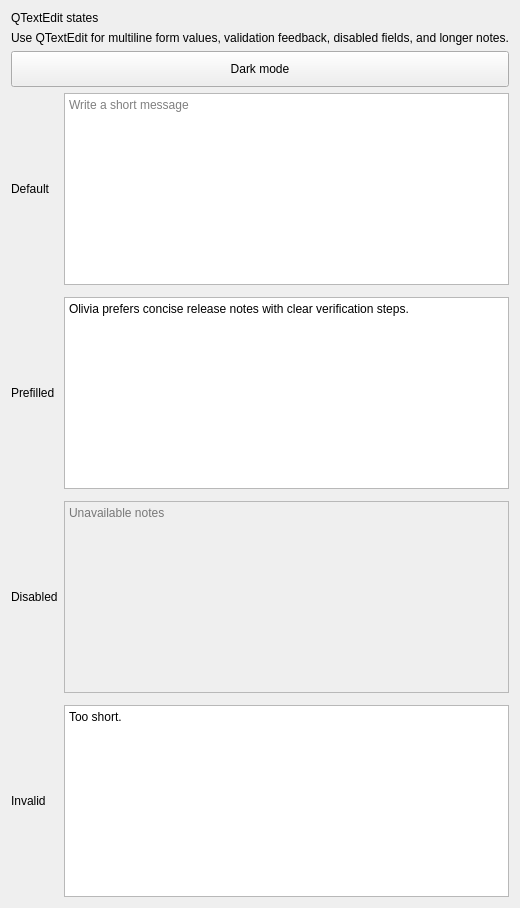
<?xml version="1.0" encoding="UTF-8"?>
<ui version="4.0">
 <class>QTextEditDemo</class>
 <widget class="QWidget" name="QTextEditDemo">
  <property name="windowTitle">
   <string>QTextEdit States</string>
  </property>
  <layout class="QVBoxLayout" name="rootLayout">
   <item>
    <widget class="QLabel" name="titleLabel">
     <property name="text">
      <string>QTextEdit states</string>
     </property>
     <property name="class">
      <string>h3</string>
     </property>
    </widget>
   </item>
   <item>
    <widget class="QLabel" name="descriptionLabel">
     <property name="text">
      <string>Use QTextEdit for multiline form values, validation feedback, disabled fields, and longer notes.</string>
     </property>
     <property name="class">
      <string>muted</string>
     </property>
    </widget>
   </item>
   <item>
    <widget class="QPushButton" name="darkModeButton">
     <property name="text">
      <string>Dark mode</string>
     </property>
     <property name="minimumSize">
      <size>
       <width>128</width>
       <height>36</height>
      </size>
     </property>
     <property name="checkable">
      <bool>true</bool>
     </property>
     <property name="variant">
      <string>outline</string>
     </property>
    </widget>
   </item>
   <item>
    <layout class="QGridLayout" name="stateGrid">
     <property name="verticalSpacing">
      <number>12</number>
     </property>
     <item row="0" column="0">
      <widget class="QLabel" name="defaultLabel">
       <property name="text">
        <string>Default</string>
       </property>
      </widget>
     </item>
     <item row="0" column="1">
      <widget class="QTextEdit" name="defaultInput">
       <property name="placeholderText">
        <string>Write a short message</string>
       </property>
      </widget>
     </item>
     <item row="1" column="0">
      <widget class="QLabel" name="prefilledLabel">
       <property name="text">
        <string>Prefilled</string>
       </property>
      </widget>
     </item>
     <item row="1" column="1">
      <widget class="QTextEdit" name="prefilledInput">
       <property name="placeholderText">
        <string>Tell us about the customer</string>
       </property>
       <property name="plainText">
        <string>Olivia prefers concise release notes with clear verification steps.</string>
       </property>
      </widget>
     </item>
     <item row="2" column="0">
      <widget class="QLabel" name="disabledLabel">
       <property name="text">
        <string>Disabled</string>
       </property>
      </widget>
     </item>
     <item row="2" column="1">
      <widget class="QTextEdit" name="disabledInput">
       <property name="enabled">
        <bool>false</bool>
       </property>
       <property name="placeholderText">
        <string>Unavailable notes</string>
       </property>
      </widget>
     </item>
     <item row="3" column="0">
      <widget class="QLabel" name="invalidLabel">
       <property name="text">
        <string>Invalid</string>
       </property>
      </widget>
     </item>
     <item row="3" column="1">
      <widget class="QTextEdit" name="invalidInput">
       <property name="placeholderText">
        <string>Describe the issue</string>
       </property>
       <property name="plainText">
        <string>Too short.</string>
       </property>
       <property name="invalid">
        <string>true</string>
       </property>
      </widget>
     </item>
    </layout>
   </item>
  </layout>
 </widget>
 <resources/>
 <connections/>
</ui>
